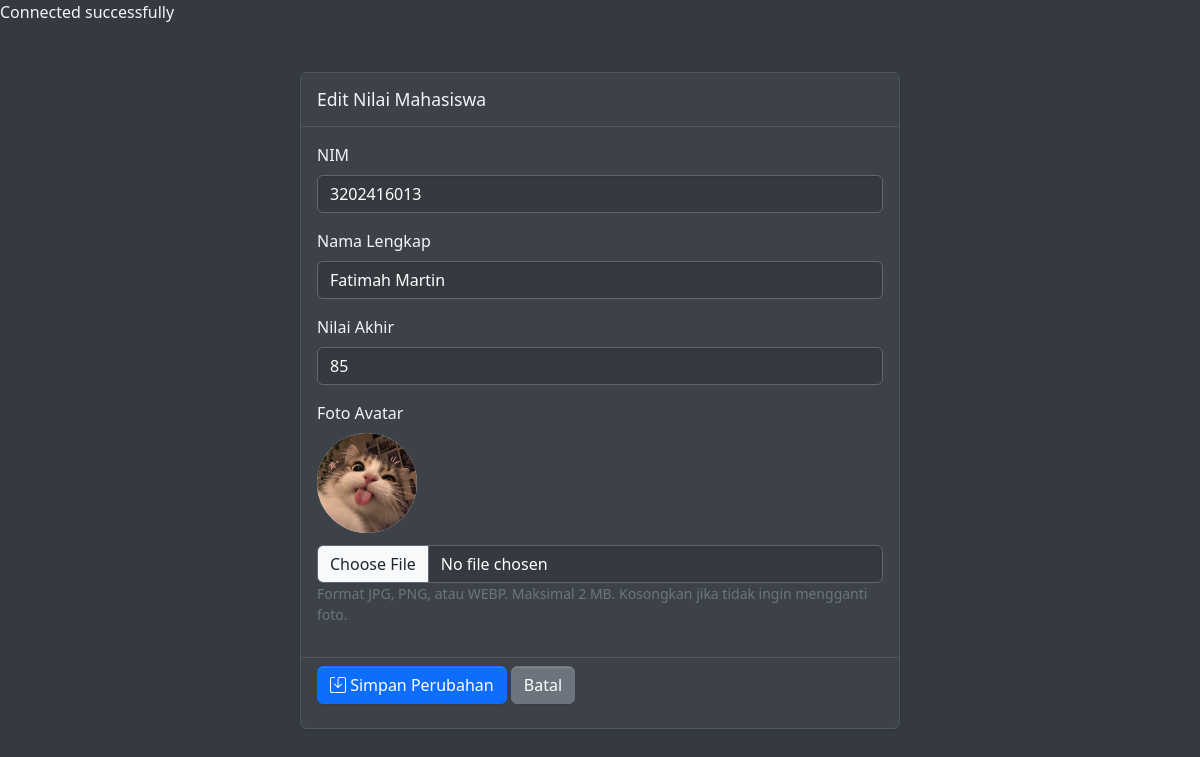
The page /editnilai.php?nim=3202416013 on the database its author committed.
### tables this page shows
CREATE TABLE `nilaimahasiswa` (
  `NIM` varchar(10) NOT NULL,
  `NamaMahasiswa` varchar(100) NOT NULL,
  `NilaiAkhir` float NOT NULL,
  `NilaiHuruf` char(5) DEFAULT NULL,
  `Predikat` varchar(20) DEFAULT NULL,
  `created_date` datetime NOT NULL,
  `modified_date` datetime NOT NULL,
  `avatar` varchar(300) NOT NULL
);

### editnilai.php (the view, shortened to what this page needs)
<?php
require_once __DIR__ . "/connect.php";
function e($value) {
    return htmlspecialchars(
        (string) $value,
        ENT_QUOTES,
        "UTF-8"
    );
}
$nim = trim($_GET["nim"] ?? "");
$sql = "SELECT * FROM nilaimahasiswa WHERE NIM = ?";
$stmt = mysqli_prepare($conn, $sql);
mysqli_stmt_bind_param($stmt, "s", $nim);
mysqli_stmt_execute($stmt);
$result = mysqli_stmt_get_result($stmt);
$data = mysqli_fetch_assoc($result);
$avatarLama = $data["avatar"] ?? "";
$foto = "";
if (
    $avatarLama !== "" &&
    is_file(__DIR__ . "/uploads/" . basename($avatarLama))
) {
    $foto = "uploads/" . basename($avatarLama);
}
?>
<!DOCTYPE html>
<html lang="id">
<head>
    <link rel="stylesheet" href="./css/adminlte.css">
    <link rel="stylesheet"
          href="https://cdn.jsdelivr.net/npm/bootstrap-icons@1.13.1/font/bootstrap-icons.min.css">
</head>
<body>
<div class="container py-5">
    <div class="card mx-auto" style="max-width: 600px">
        <div class="card-header">
            <h3 class="card-title">Edit Nilai Mahasiswa</h3>
        </div>
        <form action="updatenilai.php"
              method="post"
              enctype="multipart/form-data">
            <div class="card-body">
                <div class="mb-3">
                    <label for="nim_baru" class="form-label">
                        NIM
                    </label>
                    <input type="text"
                           id="nim_baru"
                           name="nim_baru"
                           class="form-control"
                           maxlength="20"
                           value="<?= e($data['NIM']) ?>"
                           required>
                </div>
                <div class="mb-3">
                    <label for="namamahasiswa" class="form-label">
                        Nama Lengkap
                    </label>
                    <input type="text"
                           id="namamahasiswa"
                           name="namamahasiswa"
                           class="form-control"
                           maxlength="100"
                           value="<?= e($data['NamaMahasiswa']) ?>"
                           required>
                </div>
                <div class="mb-3">
                    <label for="nilaiakhir" class="form-label">
                        Nilai Akhir
                    </label>
                    <input type="number"
                           id="nilaiakhir"
                           name="nilaiakhir"
                           class="form-control"
                           min="0"
                           max="100"
                           step="0.01"
                           value="<?= e($data['NilaiAkhir']) ?>"
                           required>
                </div>
                <div class="mb-3">
                    <label class="form-label">Foto Avatar</label>
                    <?php if ($foto !== ""): ?>
                        <div>
                            <img src="<?= e($foto) ?>"
                                 class="avatar-preview"
                                 alt="Avatar mahasiswa">
                        </div>
                    <?php else: ?>
                        <p class="text-secondary">
                            Belum ada foto. Kamu bisa mengunggah foto baru.
                        </p>
                    <?php endif; ?>
                    <input type="file"
                           id="avatar"
                           name="avatar"
                           class="form-control"
                           accept="image/jpeg,image/png,image/webp">
                    <small class="text-secondary">
                        Format JPG, PNG, atau WEBP. Maksimal 2 MB.
                        Kosongkan jika tidak ingin mengganti foto.
                    </small>
                </div>
            </div>
            <div class="card-footer">
                <button type="submit" class="btn btn-primary">
                    <i class="bi bi-save"></i>
                    Simpan Perubahan
                </button>
                <a href="bacanilaimhsw.php"
                   class="btn btn-secondary">
                    Batal
                </a>
            </div>
        </form>
    </div>
</div>
</body>
</html>

### editnilai.php (style rules this page uses)
body { background: #343a40; color: #f1f5f9; }
.card, .card-header, .card-body, .card-footer { background: #3d4249; color: #f1f5f9; border-color: #50565e; }
.form-control { background: #343a40; color: white; border-color: #606770; }
.avatar-preview { width: 100px; height: 100px; border-radius: 50%; object-fit: cover; margin-bottom: 12px; background: #d9f0ff; }

### rows shown on the page
nilaimahasiswa: nim_baru "3202416013", namamahasiswa "Fatimah Martin", nilaiakhir "85", avatar (picture)
